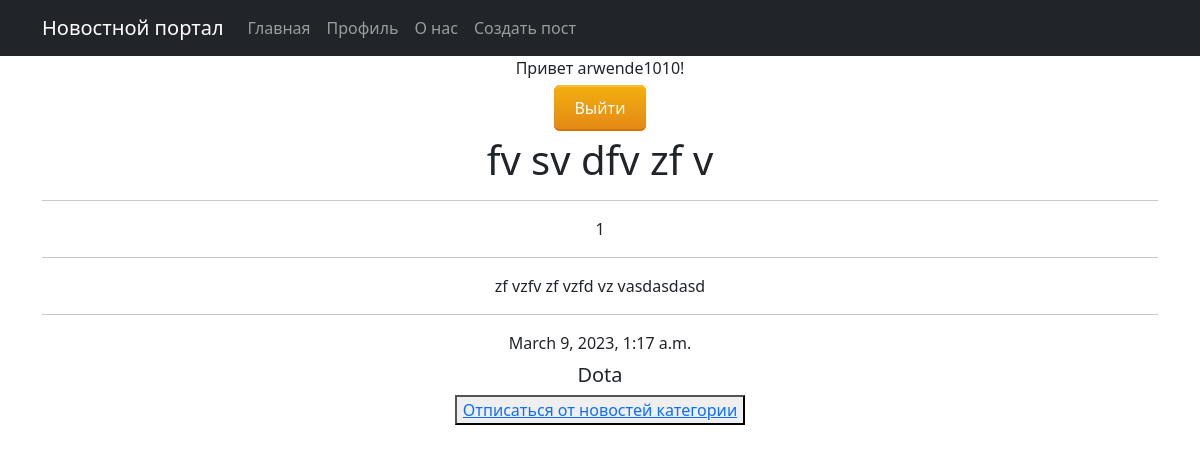
Page /2 (signed in) on the committed database.
### NewsPortal/models.py (models this page shows, shortened)
class Post(models.Model):
    field = models.CharField(max_length=1, choices=POSITIONS,
                             default='0')  # статья или новость, берем данные из файла data
    time_in = models.DateTimeField(auto_now_add=True)  # дата и время создания
    header_post = models.CharField(max_length=255, null=True)  # заголовок статьи новости
    text = models.TextField(unique=True)  # так как тексты могут быть большие берем TextField
    rating = models.IntegerField(default=0)  # рейтинг новости или статьи, флоат
    category = models.ManyToManyField(Category,
                                      through='PostCategory')  # тут остается сделать свзяь многие ко многим с моделью категории
    author = models.ForeignKey(Author, on_delete=models.CASCADE)  # связь один ко многим с автором

class Category(models.Model):
    name = models.CharField(unique=True, max_length=255, default='other')
    subscribers = models.ManyToManyField(User, through='SubscribeCategory')

### NewsPortal/views.py (the view)
# urls.py: path('<int:pk>', PostDetail.as_view(), name='post_detail'),
class PostDetail(LoginRequiredMixin, DetailView):
    model = Post
    template_name = 'post_detail.html'
    context_object_name = 'post'
    def get_context_data(self, **kwargs):
        context = super().get_context_data(**kwargs)
        context['category'] = list(PostCategory.objects.filter(
            post=self.kwargs['pk']).values('category', 'category__name'))
        check_subscribe = list(SubscribeCategory.objects.filter(subscribers=self.request.user.id).values('category'))
        context['subscribe'] = [n['category'] for n in check_subscribe]
        return context

### templates/post_detail.html (shortened to what this page needs)
{% extends 'flatpages/default.html' %}
{% block content %}
    <h1>{{ post.header_post }} </h1>
    <hr>{{ post.field }}
    <hr>{{ post.text }}
    <hr>{{ post.time_in }}
        <h5>
            {% for cat in category %}
          <h5>  {{cat.category__name}}</h5>
            {% if cat.category not in subscribe %}
                          <button><a href="{% url 'subscribe' cat.category %}">Подписаться на новости категории</a></button>
                {% else %}
                          <button><a href="{% url 'unsubscribe' cat.category %}">Отписаться от новостей категории</a></button>
            {% endif %}
        </h5>
{% endfor %}
 {% endblock content %}

### templates/flatpages/default.html (shortened to what this page needs)
<!DOCTYPE html>
<html lang="en">
    <head>
        {% load static %}
        <link href="{% static 'css/styles.css' %}" rel="stylesheet" />
    </head>
    <body>
        <nav class="navbar navbar-expand-lg navbar-dark bg-dark static-top">
           <div class="container">
               <a class="navbar-brand" href="#">Новостной портал</a>
               <div class="collapse navbar-collapse" id="navbarResponsive">
                   <ul class="navbar-nav ml-auto">
                       <li class="nav-item active">
                           <a class="nav-link" href="/">Главная</a>
                       </li>
                       <li class="nav-item active">
                           <a class="nav-link" href="{% url 'profil_user' user.pk %}">Профиль</a>
                       </li>
                       <li class="nav-item active">
                           <a class="nav-link" href="/about/">О нас</a>
                       </li>
                       <li class="nav-item active">
                           <a class="nav-link" href="/create/">Создать пост</a>
                   </ul>
               </div>
           </div>
        </nav>
        <div class="container">
            <div class="row">
                <div class="col-lg-12 text-center">
                    {% if user.is_authenticated %}
                        <p>Привет {{ user.username }}!</p>
                        <p><a href="/accounts/logout/" class="button24">Выйти</a></p>
                    {% else %}
                        <p>Вы не авторизованы.</p>
                        <a href="/accounts/login/" class="button24">Войти</a>
                    {% endif %}
                    {% block content %}{% endblock content %}
                </div>
            </div>
        </div>
    </body>
</html>

### rows in the picture
Post: header_post "fv sv dfv zf v", field "1", text "zf vzfv zf vzfd vz vasdasdasd", time_in "March 9, 2023, 1:17 a.m."
Category: category__name "Dota"

### other values in the picture
{{ user.username }} "arwende1010"
